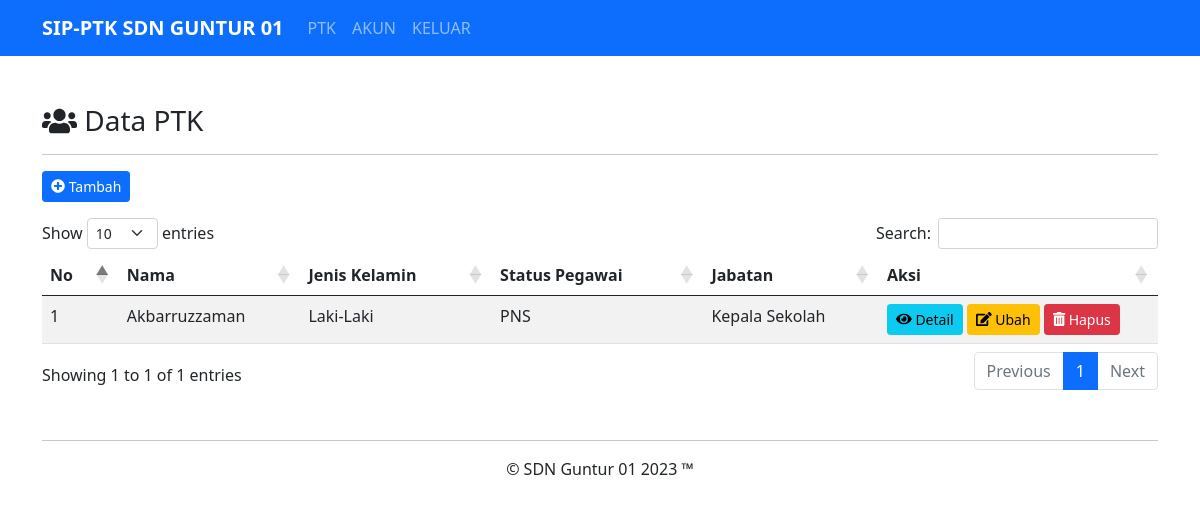
Screenshot of /index.php (signed in) with the database file from the repository.
### tables this page shows
CREATE TABLE `ptkguntur` (
  `id_ptk` int(2) NOT NULL,
  `nama` varchar(50) NOT NULL,
  `jenkel` varchar(10) NOT NULL,
  `status` varchar(10) NOT NULL,
  `jabatan` varchar(50) NOT NULL,
  `gambar` varchar(50) NOT NULL,
  `nuptk` varchar(16) NOT NULL,
  `nip` varchar(18) NOT NULL,
  `pangkat` varchar(50) NOT NULL,
  `golongan` varchar(5) NOT NULL,
  `pentir` varchar(10) NOT NULL,
  `penins` varchar(50) NOT NULL,
  `penjur` varchar(50) NOT NULL,
  `penlus` year(4) NOT NULL,
  `gelar` varchar(6) NOT NULL,
  `nik` varchar(16) NOT NULL,
  `nkk` varchar(16) NOT NULL,
  `norek` varchar(10) NOT NULL,
  `npwp` varchar(15) NOT NULL,
  `bpjskes` varchar(12) NOT NULL,
  `bpjstk` varchar(10) NOT NULL,
  `tplahir` varchar(20) NOT NULL,
  `tglahir` date NOT NULL,
  `agama` varchar(10) NOT NULL,
  `alamat` varchar(150) NOT NULL,
  `email` varchar(24) NOT NULL,
  `telp` varchar(15) NOT NULL
);

### config/function.php (called while the page is built, shortened)
<?php
function select($query) {
    global $conn;
    $result = mysqli_query($conn, $query);
    $rows = [];
    while ($row = mysqli_fetch_assoc($result)) {
        $rows[] = $row;
    }
    return $rows;
}

### index.php (the view, shortened to what this page needs)
<?php
include './layout/header.php';
$data_ptk = select("SELECT * FROM ptkguntur ORDER BY id_ptk DESC");
?>
    <div class="container mt-5">
        <h3><i class="fas fa-users"></i> Data PTK</h3>
        <hr>
        <a href ="create.php" class="btn btn-primary btn-sm mb-3"><i class="fas fa-plus-circle"></i> Tambah</a>
        <table class="table table-striped mt-3" id="table">
            <thead>
                <tr>
                    <th>No</th>
                    <th>Nama</th>
                    <th>Jenis Kelamin</th>
                    <th>Status Pegawai</th>
                    <th>Jabatan</th>
                    <th>Aksi</th>
                </tr>
            </thead>
            <tbody>
                <?php $no = 1; ?>
                <?php foreach ($data_ptk as $ptk) : ?>
                <tr>
                <td><?= $no++; ?></td>
                <td><?= $ptk["nama"]; ?></td>
                <td><?= $ptk ["jenkel"]; ?></td>
                <td><?= $ptk["status"]; ?></td>
                <td><?= $ptk["jabatan"]; ?></td>
                <td width="25%">
                    <a href="detail.php?id_ptk=<?= $ptk["id_ptk"]; ?>" class="btn btn-sm btn-info"><i class="fas fa-eye"></i> Detail</a>
                    <a href="edit.php?id_ptk=<?= $ptk["id_ptk"]; ?>" class="btn btn-sm btn-warning"><i class="fas fa-edit"></i> Ubah</a>
                    <a href="delete.php?id_ptk=<?= $ptk["id_ptk"]; ?>" class="btn btn-sm btn-danger" onclick="return confirm('Anda Yakin Ingin Menghapus Data PTK?');"><i class="fas fa-trash-alt"></i> Hapus</a>
                </td>
                </tr>
                <?php endforeach; ?>
            </tbody>
        </table>
    </div>
    <?php include './layout/footer.php'; ?>

### rows the page displays
ptkguntur: nama "Akbarruzzaman", jenkel "Laki-Laki", status "PNS", jabatan "Kepala Sekolah"
